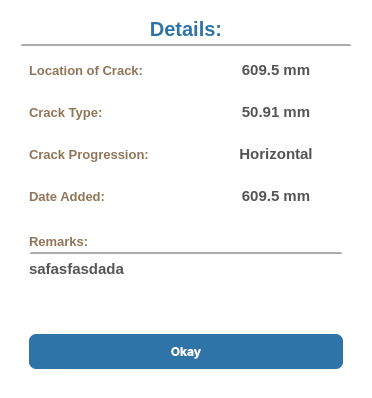
<?xml version="1.0" encoding="UTF-8"?>
<ui version="4.0">
 <class>Dialog</class>
 <widget class="QDialog" name="Dialog">
  <property name="geometry">
   <rect>
    <x>0</x>
    <y>0</y>
    <width>372</width>
    <height>398</height>
   </rect>
  </property>
  <property name="windowTitle">
   <string>Dialog</string>
  </property>
  <property name="styleSheet">
   <string notr="true">#Dialog{background:rgb(255, 255, 255)}</string>
  </property>
  <layout class="QHBoxLayout" name="horizontalLayout">
   <item>
    <widget class="QWidget" name="widget_6" native="true">
     <property name="minimumSize">
      <size>
       <width>280</width>
       <height>0</height>
      </size>
     </property>
     <property name="maximumSize">
      <size>
       <width>16777215</width>
       <height>16777215</height>
      </size>
     </property>
     <layout class="QVBoxLayout" name="verticalLayout_2">
      <property name="topMargin">
       <number>0</number>
      </property>
      <item>
       <widget class="QLabel" name="concretecracked_2">
        <property name="styleSheet">
         <string notr="true">#concretecracked_2{
	
color: #2E74A9;
font: bold;
border: 2px solid white;
font-size: 20px;
border-bottom-color: rgb(172, 172, 172);
}</string>
        </property>
        <property name="text">
         <string>Details:</string>
        </property>
        <property name="alignment">
         <set>Qt::AlignCenter</set>
        </property>
        <property name="wordWrap">
         <bool>true</bool>
        </property>
       </widget>
      </item>
      <item>
       <widget class="QWidget" name="widget_10" native="true">
        <layout class="QHBoxLayout" name="horizontalLayout_10">
         <item>
          <widget class="QLabel" name="label_2">
           <property name="styleSheet">
            <string notr="true">#label_2{
color: rgba(111, 75, 39, 0.77);
font-size: 13px;
font-weight: bold;
}</string>
           </property>
           <property name="text">
            <string>Location of Crack:</string>
           </property>
          </widget>
         </item>
         <item>
          <widget class="QLabel" name="location_label">
           <property name="minimumSize">
            <size>
             <width>134</width>
             <height>0</height>
            </size>
           </property>
           <property name="maximumSize">
            <size>
             <width>134</width>
             <height>16777215</height>
            </size>
           </property>
           <property name="styleSheet">
            <string notr="true">#location_label{
	color:  #555555;
font: bold;
	font-size: 15px}</string>
           </property>
           <property name="text">
            <string>609.5 mm</string>
           </property>
           <property name="alignment">
            <set>Qt::AlignCenter</set>
           </property>
           <property name="wordWrap">
            <bool>true</bool>
           </property>
          </widget>
         </item>
        </layout>
       </widget>
      </item>
      <item>
       <widget class="QWidget" name="widget_13" native="true">
        <layout class="QHBoxLayout" name="horizontalLayout_11">
         <item>
          <widget class="QLabel" name="label_3">
           <property name="styleSheet">
            <string notr="true">#label_3{
color: rgba(111, 75, 39, 0.77);
font-size: 13px;
font-weight: bold;
}</string>
           </property>
           <property name="text">
            <string>Crack Type:</string>
           </property>
          </widget>
         </item>
         <item>
          <widget class="QLabel" name="type_label">
           <property name="minimumSize">
            <size>
             <width>134</width>
             <height>0</height>
            </size>
           </property>
           <property name="maximumSize">
            <size>
             <width>134</width>
             <height>16777215</height>
            </size>
           </property>
           <property name="styleSheet">
            <string notr="true">#type_label{
	color:  #555555;
font: bold;
	font-size: 15px;
}</string>
           </property>
           <property name="text">
            <string>50.91 mm</string>
           </property>
           <property name="alignment">
            <set>Qt::AlignCenter</set>
           </property>
           <property name="wordWrap">
            <bool>true</bool>
           </property>
          </widget>
         </item>
        </layout>
       </widget>
      </item>
      <item>
       <widget class="QWidget" name="widget_11" native="true">
        <layout class="QHBoxLayout" name="horizontalLayout_13">
         <item>
          <widget class="QLabel" name="widgetPosition">
           <property name="styleSheet">
            <string notr="true">#widgetPosition{
color: rgba(111, 75, 39, 0.77);
font-size: 13px;
font-weight: bold;
}</string>
           </property>
           <property name="text">
            <string>Crack Progression:</string>
           </property>
          </widget>
         </item>
         <item>
          <widget class="QLabel" name="prog_label">
           <property name="minimumSize">
            <size>
             <width>134</width>
             <height>0</height>
            </size>
           </property>
           <property name="maximumSize">
            <size>
             <width>134</width>
             <height>16777215</height>
            </size>
           </property>
           <property name="styleSheet">
            <string notr="true">#prog_label{
	color:  #555555;
font: bold;
	font-size: 15px;
}</string>
           </property>
           <property name="text">
            <string>Horizontal</string>
           </property>
           <property name="alignment">
            <set>Qt::AlignCenter</set>
           </property>
           <property name="wordWrap">
            <bool>true</bool>
           </property>
          </widget>
         </item>
        </layout>
       </widget>
      </item>
      <item>
       <widget class="QWidget" name="widget_12" native="true">
        <layout class="QHBoxLayout" name="horizontalLayout_12">
         <item>
          <widget class="QLabel" name="label_4">
           <property name="styleSheet">
            <string notr="true">#label_4{
color: rgba(111, 75, 39, 0.77);
font-size: 13px;
font-weight: bold;
}</string>
           </property>
           <property name="text">
            <string>Date Added:</string>
           </property>
          </widget>
         </item>
         <item>
          <widget class="QLabel" name="date_added">
           <property name="minimumSize">
            <size>
             <width>134</width>
             <height>0</height>
            </size>
           </property>
           <property name="maximumSize">
            <size>
             <width>134</width>
             <height>16777215</height>
            </size>
           </property>
           <property name="styleSheet">
            <string notr="true">#date_added{
	color:  #555555;
font: bold;
	font-size: 15px}</string>
           </property>
           <property name="text">
            <string>609.5 mm</string>
           </property>
           <property name="alignment">
            <set>Qt::AlignCenter</set>
           </property>
           <property name="wordWrap">
            <bool>true</bool>
           </property>
          </widget>
         </item>
        </layout>
       </widget>
      </item>
      <item>
       <widget class="QWidget" name="widget_15" native="true">
        <layout class="QVBoxLayout" name="verticalLayout_3">
         <item>
          <widget class="QWidget" name="widget" native="true">
           <property name="styleSheet">
            <string notr="true">#widget{
	
border: 2px solid white;
border-bottom-color: rgb(172, 172, 172);;
}</string>
           </property>
           <layout class="QHBoxLayout" name="horizontalLayout_2">
            <property name="spacing">
             <number>0</number>
            </property>
            <property name="leftMargin">
             <number>0</number>
            </property>
            <property name="topMargin">
             <number>0</number>
            </property>
            <property name="rightMargin">
             <number>0</number>
            </property>
            <property name="bottomMargin">
             <number>0</number>
            </property>
            <item>
             <widget class="QLabel" name="widgetPos_2">
              <property name="minimumSize">
               <size>
                <width>180</width>
                <height>0</height>
               </size>
              </property>
              <property name="maximumSize">
               <size>
                <width>180</width>
                <height>16777215</height>
               </size>
              </property>
              <property name="styleSheet">
               <string notr="true">#widgetPos_2{
color: rgba(111, 75, 39, 0.77);
font-size: 13px;
font-weight: bold;
}</string>
              </property>
              <property name="text">
               <string>Remarks:</string>
              </property>
              <property name="alignment">
               <set>Qt::AlignLeading|Qt::AlignLeft|Qt::AlignVCenter</set>
              </property>
              <property name="wordWrap">
               <bool>true</bool>
              </property>
             </widget>
            </item>
            <item>
             <widget class="QWidget" name="widget_2" native="true"/>
            </item>
            <item>
             <widget class="QPushButton" name="edit_remarks">
              <property name="minimumSize">
               <size>
                <width>25</width>
                <height>25</height>
               </size>
              </property>
              <property name="maximumSize">
               <size>
                <width>25</width>
                <height>25</height>
               </size>
              </property>
              <property name="text">
               <string/>
              </property>
              <property name="icon">
               <iconset resource="../images/images.qrc">
                <normaloff>:/images/editor.png</normaloff>:/images/editor.png</iconset>
              </property>
              <property name="iconSize">
               <size>
                <width>20</width>
                <height>25</height>
               </size>
              </property>
              <property name="flat">
               <bool>true</bool>
              </property>
             </widget>
            </item>
           </layout>
          </widget>
         </item>
         <item>
          <widget class="QLabel" name="remarks">
           <property name="minimumSize">
            <size>
             <width>0</width>
             <height>50</height>
            </size>
           </property>
           <property name="maximumSize">
            <size>
             <width>16777215</width>
             <height>50</height>
            </size>
           </property>
           <property name="styleSheet">
            <string notr="true">#remarks{
	color:  #555555;
font: bold;
	font-size: 15px;
}</string>
           </property>
           <property name="text">
            <string>safasfasdada</string>
           </property>
           <property name="textFormat">
            <enum>Qt::RichText</enum>
           </property>
           <property name="scaledContents">
            <bool>true</bool>
           </property>
           <property name="alignment">
            <set>Qt::AlignLeading|Qt::AlignLeft|Qt::AlignTop</set>
           </property>
           <property name="wordWrap">
            <bool>true</bool>
           </property>
           <property name="textInteractionFlags">
            <set>Qt::TextSelectableByKeyboard|Qt::TextSelectableByMouse</set>
           </property>
          </widget>
         </item>
        </layout>
       </widget>
      </item>
      <item>
       <widget class="QWidget" name="widget_3" native="true">
        <layout class="QHBoxLayout" name="horizontalLayout_5">
         <item>
          <widget class="QPushButton" name="savebtn">
           <property name="minimumSize">
            <size>
             <width>0</width>
             <height>35</height>
            </size>
           </property>
           <property name="maximumSize">
            <size>
             <width>16777215</width>
             <height>35</height>
            </size>
           </property>
           <property name="styleSheet">
            <string notr="true">#savebtn{
background: #2E74A9;
font-weight:bold;
color: white;
border-radius: 7px;
font-family: Inter;
}


#savebtn::hover{
color: #2E74A9;
border : 3px solid  #2E74A9;
background-color: white;
}
</string>
           </property>
           <property name="text">
            <string>Okay</string>
           </property>
          </widget>
         </item>
        </layout>
       </widget>
      </item>
     </layout>
    </widget>
   </item>
  </layout>
 </widget>
 <resources>
  <include location="../images/images.qrc"/>
 </resources>
 <connections/>
</ui>
